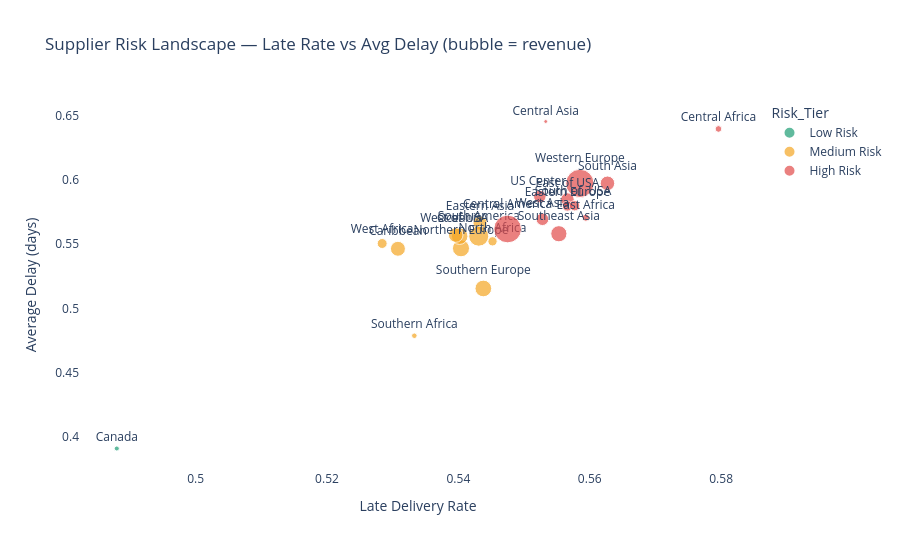

The code cell stored with this chart in its notebook:
### Code cell
# ── Chart 2: Bubble chart — Revenue vs Late Rate vs Risk Score ─
fig = px.scatter(
    supplier_df,
    x='Late_Rate',
    y='Avg_Delay_Days',
    size='Total_Revenue',
    color='Risk_Tier',
    color_discrete_map=color_map,
    text='Order Region',
    title='Supplier Risk Landscape — Late Rate vs Avg Delay (bubble = revenue)',
    labels={
        'Late_Rate'     : 'Late Delivery Rate',
        'Avg_Delay_Days': 'Average Delay (days)',
        'Total_Revenue' : 'Total Revenue ($)'
    },
    hover_data=['Risk_Score', 'Cancel_Rate', 'Total_Orders']
)
fig.update_traces(textposition='top center')
fig.update_layout(plot_bgcolor='white', height=550)
fig.write_html('../outputs/supplier_risk_bubble.html')
fig.show()
print('Chart 2 saved ✓')

### Figure 1 — Plotly figure (JSON) as saved in the notebook; plotly's stock layout.template omitted (floating-point values rounded to 4 significant figures)
{"data": [{"customdata": [[13.82, 0.024, 959.0]], "hovertemplate": "Risk_Tier=Low Risk<br>Late Delivery Rate=%{x}<br>Average Delay (days)=%{y}<br>Total Revenue ($)=%{marker.size}<br>Order Region=%{text}<br>Risk_Score=%{customdata[0]}<br>Cancel_Rate=%{customdata[1]}<br>Total_Orders=%{customdata[2]}<extra></extra>", "legendgroup": "Low Risk", "marker": {"color": "#1D9E75", "size": [186900.0], "sizemode": "area", "sizeref": 14740.0, "symbol": "circle"}, "mode": "markers+text", "name": "Low Risk", "orientation": "v", "showlegend": true, "text": ["Canada"], "textposition": "top center", "type": "scatter", "x": [0.488], "xaxis": "x", "y": [0.391], "yaxis": "y"}, {"customdata": [[52.63, 0.0213, 8318.0], [62.48, 0.0207, 7280.0], [61.77, 0.022, 3232.0], [58.57, 0.0219, 9792.0], [56.09, 0.0183, 10150.0], [65.8, 0.0261, 14940.0], [49.66, 0.0216, 1157.0], [54.63, 0.0189, 9431.0], [45.83, 0.0146, 3696.0], [57.47, 0.0203, 7993.0]], "hovertemplate": "Risk_Tier=Medium Risk<br>Late Delivery Rate=%{x}<br>Average Delay (days)=%{y}<br>Total Revenue ($)=%{marker.size}<br>Order Region=%{text}<br>Risk_Score=%{customdata[0]}<br>Cancel_Rate=%{customdata[1]}<br>Total_Orders=%{customdata[2]}<extra></extra>", "legendgroup": "Medium Risk", "marker": {"color": "#F5A623", "size": [1651000.0, 1486000.0, 634800.0, 2156000.0, 2017000.0, 2961000.0, 228300.0, 2048000.0, 728000.0, 1571000.0], "sizemode": "area", "sizeref": 14740.0, "symbol": "circle"}, "mode": "markers+text", "name": "Medium Risk", "orientation": "v", "showlegend": true, "text": ["Caribbean", "Eastern Asia", "North Africa", "Northern Europe", "Oceania", "South America", "Southern Africa", "Southern Europe", "West Africa", "West of USA "], "textposition": "top center", "type": "scatter", "x": [0.5308, 0.5433, 0.5452, 0.5404, 0.5402, 0.5431, 0.5333, 0.5438, 0.5284, 0.5396], "xaxis": "x", "y": [0.5465, 0.5665, 0.5523, 0.5469, 0.5563, 0.5563, 0.4788, 0.5156, 0.5506, 0.5572], "yaxis": "y"}, {"customdata": [[89.29, 0.0197, 1677.0], [62.73, 0.0189, 28340.0], [63.47, 0.009, 553.0], [73.03, 0.0216, 1852.0], [71.42, 0.0214, 6915.0], [67.05, 0.0156, 3920.0], [73.22, 0.0171, 7731.0], [80.85, 0.0307, 4045.0], [70.32, 0.0226, 9539.0], [68.58, 0.0192, 5887.0], [67.82, 0.0193, 6009.0], [73.46, 0.0198, 27110.0]], "hovertemplate": "Risk_Tier=High Risk<br>Late Delivery Rate=%{x}<br>Average Delay (days)=%{y}<br>Total Revenue ($)=%{marker.size}<br>Order Region=%{text}<br>Risk_Score=%{customdata[0]}<br>Cancel_Rate=%{customdata[1]}<br>Total_Orders=%{customdata[2]}<extra></extra>", "legendgroup": "High Risk", "marker": {"color": "#E24B4A", "size": [327300.0, 5666000.0, 109800.0, 376200.0, 1371000.0, 774300.0, 1554000.0, 785800.0, 1932000.0, 1151000.0, 1175000.0, 5894000.0], "sizemode": "area", "sizeref": 14740.0, "symbol": "circle"}, "mode": "markers+text", "name": "High Risk", "orientation": "v", "showlegend": true, "text": ["Central Africa", "Central America", "Central Asia", "East Africa", "East of USA", "Eastern Europe", "South Asia", "South of  USA ", "Southeast Asia", "US Center ", "West Asia", "Western Europe"], "textposition": "top center", "type": "scatter", "x": [0.5796, 0.5475, 0.5533, 0.5594, 0.5566, 0.5566, 0.5627, 0.5577, 0.5553, 0.5524, 0.5528, 0.5585], "xaxis": "x", "y": [0.6398, 0.5619, 0.6456, 0.5707, 0.5848, 0.5798, 0.5975, 0.58, 0.5582, 0.5872, 0.5695, 0.5974], "yaxis": "y"}], "layout": {"height": 550, "legend": {"itemsizing": "constant", "title": {"text": "Risk_Tier"}, "tracegroupgap": 0}, "plot_bgcolor": "white", "title": {"text": "Supplier Risk Landscape — Late Rate vs Avg Delay (bubble = revenue)"}, "xaxis": {"anchor": "y", "domain": [0, 1], "title": {"text": "Late Delivery Rate"}}, "yaxis": {"anchor": "x", "domain": [0, 1], "title": {"text": "Average Delay (days)"}}}}
